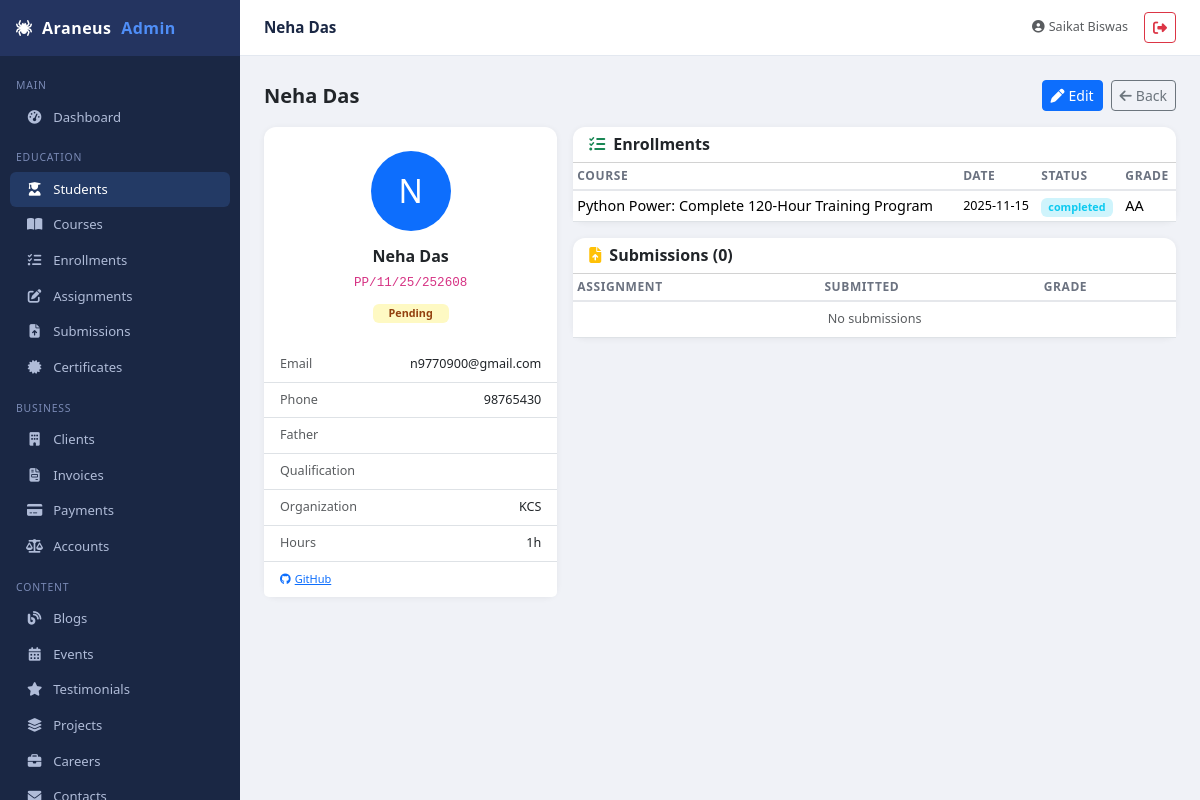
Page /admin/public/admin/students/11 (signed in) on the committed database.
### tables this page shows
CREATE TABLE `students` (
  `id` int(11) NOT NULL,
  `candidate_id` varchar(50) NOT NULL,
  `full_name` varchar(100) NOT NULL,
  `phone` varchar(15) DEFAULT NULL,
  `email` varchar(100) NOT NULL,
  `password` varchar(255) NOT NULL,
  `father_name` varchar(100) NOT NULL,
  `time_hours` int(11) NOT NULL,
  `address` text NOT NULL,
  `highest_qualification` varchar(50) DEFAULT NULL,
  `current_organization` varchar(50) DEFAULT NULL,
  `org_i_card` varchar(50) DEFAULT NULL,
  `github_link` varchar(255) DEFAULT NULL,
  `qr_code_path` varchar(255) DEFAULT NULL,
  `profile_picture` varchar(255) DEFAULT NULL,
  `status` enum('active','inactive','pending') DEFAULT 'pending',
  `last_login` datetime DEFAULT NULL,
  `email_verified` tinyint(1) DEFAULT 1,
  `verification_token` varchar(100) DEFAULT NULL,
  `reset_token` varchar(100) DEFAULT NULL,
  `reset_expiry` datetime DEFAULT NULL,
  `created_at` timestamp NOT NULL DEFAULT current_timestamp(),
  `updated_at` timestamp NOT NULL DEFAULT current_timestamp() ON UPDATE current_timestamp()
);

CREATE TABLE `enrollments` (
  `id` int(11) NOT NULL,
  `student_id` int(11) NOT NULL,
  `course_id` int(11) DEFAULT NULL,
  `enrollment_date` date NOT NULL,
  `completion_date` date DEFAULT NULL,
  `status` enum('enrolled','in_progress','completed','dropped') DEFAULT 'enrolled',
  `grade` varchar(10) DEFAULT NULL,
  `certificate_issued` tinyint(1) DEFAULT 0,
  `certificate_id` varchar(50) DEFAULT NULL,
  `notes` text DEFAULT NULL,
  `attendance_sheet` varchar(255) DEFAULT NULL,
  `payment_receipt` varchar(255) DEFAULT NULL,
  `project_report` varchar(255) DEFAULT NULL,
  `created_at` timestamp NOT NULL DEFAULT current_timestamp()
);

CREATE TABLE `courses` (
  `id` int(11) NOT NULL,
  `title` varchar(150) NOT NULL,
  `description` text DEFAULT NULL,
  `duration` varchar(50) DEFAULT NULL,
  `mode` enum('Online','Offline','Hybrid','') NOT NULL,
  `fee` decimal(10,2) DEFAULT NULL,
  `category` varchar(50) DEFAULT NULL,
  `instructor` varchar(100) DEFAULT NULL,
  `image_url` varchar(255) DEFAULT NULL,
  `syllabus_file` varchar(255) DEFAULT NULL,
  `is_active` tinyint(1) DEFAULT 1,
  `created_at` timestamp NOT NULL DEFAULT current_timestamp(),
  `program_format` varchar(100) DEFAULT NULL,
  `tools_provided` text DEFAULT NULL,
  `hardware_kit` text DEFAULT NULL,
  `certification_type` varchar(50) DEFAULT NULL
);

### admin/app/Core/Controller.php (called while the page is built, shortened)
<?php
abstract class Controller {
    protected function view(string $path, array $data = []): void {
        extract($data);
        $file = APP_ROOT . '/views/' . $path . '.php';
        require $file;
    }
}

### admin/app/Controllers/StudentController.php (called while the page is built, shortened)
<?php
class StudentController extends Controller {
    private StudentModel $model;
    public function __construct() { $this->requireAuth(); $this->model = new StudentModel(); }
    public function show(string $id): void {
        $student     = $this->model->findById((int)$id);
        $enrollments = (new EnrollmentModel())->getByStudent((int)$id);
        $db          = \App\Core\Database::getInstance();
        $submissions = $db->fetchAll("SELECT sub.*, a.title as assignment_title FROM submissions sub JOIN assignments a ON a.id=sub.assignment_id WHERE sub.student_id=? ORDER BY submitted_at DESC", [(int)$id]);
        $this->view('admin/students/show', compact('student','enrollments','submissions','attendance') + ['title'=>$student['full_name']]);
    }
}

### admin/public/index.php (called while the page is built, shortened)
<?php
require APP_ROOT . '/config/database.php';
require APP_ROOT . '/App/Core/Router.php';
spl_autoload_register(function (string $class): void {
    $path = APP_ROOT . '/' . str_replace(['App\\', '\\'], ['App/', '/'], $class) . '.php';
});
$router = new Router();
$uri    = $_SERVER['REQUEST_URI'];
$base   = parse_url(APP_URL, PHP_URL_PATH);
$uri    = substr($uri, strlen($base)) ?: '/';
$uri    = strtok($uri, '?');
$method = $_SERVER['REQUEST_METHOD'];
$router->dispatch($uri, $method);

### admin/app/Core/Database.php (called while the page is built, shortened)
<?php
class Database {
    private static ?Database $instance = null;
    private \PDO $pdo;
    private function __construct() {
        $dsn = "mysql:host=" . DB_HOST . ";dbname=" . DB_NAME . ";charset=" . DB_CHARSET;
        $options = [
            \PDO::ATTR_ERRMODE            => \PDO::ERRMODE_EXCEPTION,
            \PDO::ATTR_DEFAULT_FETCH_MODE => \PDO::FETCH_ASSOC,
            \PDO::ATTR_EMULATE_PREPARES   => false,
        ];
        $this->pdo = new \PDO($dsn, DB_USER, DB_PASS, $options);
    }
    public static function getInstance(): Database {
        if (self::$instance === null) self::$instance = new self();
        return self::$instance;
    }
    public function query(string $sql, array $params = []): \PDOStatement {
        $stmt = $this->pdo->prepare($sql);
        $stmt->execute($params);
        return $stmt;
    }
    public function fetchAll(string $sql, array $params = []): array {
        return $this->query($sql, $params)->fetchAll();
    }
    public function fetch(string $sql, array $params = []): ?array {
        $row = $this->query($sql, $params)->fetch();
        return $row ?: null;
    }
}

### admin/app/Core/Model.php (called while the page is built, shortened)
<?php
abstract class Model {
    protected Database $db;
    protected string $table;
    protected string $primaryKey = 'id';
    public function __construct() {
        $this->db = Database::getInstance();
    }
    public function findById(int $id): ?array {
        return $this->db->fetch("SELECT * FROM `{$this->table}` WHERE `{$this->primaryKey}`=?", [$id]);
    }
}

### admin/app/Models/EnrollmentModel.php (called while the page is built, shortened)
<?php
class EnrollmentModel extends Model {
    public function getByStudent(int $studentId): array {
        return $this->db->fetchAll(
            "SELECT e.*, c.title as course_title FROM enrollments e
             LEFT JOIN courses c ON c.id = e.course_id
             WHERE e.student_id=?", [$studentId]);
    }
}

### admin/views/admin/students/show.php (the view, shortened to what this page needs)
<?php require APP_ROOT.'/views/partials/layout_top.php'; ?>
<div class="d-flex justify-content-between align-items-center mb-3">
  <h5 class="fw-bold mb-0"><?= htmlspecialchars($student['full_name']) ?></h5>
  <div class="d-flex gap-2">
    <a href="<?= APP_URL ?>/admin/students/<?= $student['id'] ?>/edit" class="btn btn-sm btn-primary"><i class="fa fa-pen me-1"></i>Edit</a>
    <a href="<?= APP_URL ?>/admin/students" class="btn btn-sm btn-outline-secondary"><i class="fa fa-arrow-left me-1"></i>Back</a>
  </div>
</div>
<div class="row g-3">
  <div class="col-md-4">
    <div class="card">
      <div class="card-body text-center py-4">
        <?php if(!empty($student['profile_picture']) && file_exists(UPLOAD_PATH.$student['profile_picture'])): ?>
        <img src="<?= APP_URL ?>/assets/uploads/<?= $student['profile_picture'] ?>" class="rounded-circle mb-3" width="90" height="90" style="object-fit:cover">
        <?php else: ?>
        <div class="rounded-circle bg-primary d-inline-flex align-items-center justify-content-center mb-3" style="width:80px;height:80px;font-size:2rem;color:#fff">
          <?= strtoupper(substr($student['full_name'],0,1)) ?>
        </div>
        <?php endif; ?>
        <h6 class="fw-bold mb-1"><?= htmlspecialchars($student['full_name']) ?></h6>
        <code class="small"><?= htmlspecialchars($student['candidate_id']) ?></code>
        <div class="mt-2"><span class="badge badge-status-<?= $student['status'] ?> px-3"><?= ucfirst($student['status']) ?></span></div>
      </div>
      <ul class="list-group list-group-flush small">
        <li class="list-group-item d-flex justify-content-between"><span class="text-muted">Email</span><span><?= htmlspecialchars($student['email']) ?></span></li>
        <li class="list-group-item d-flex justify-content-between"><span class="text-muted">Phone</span><span><?= htmlspecialchars($student['phone']) ?></span></li>
        <li class="list-group-item d-flex justify-content-between"><span class="text-muted">Father</span><span><?= htmlspecialchars($student['father_name']) ?></span></li>
        <li class="list-group-item d-flex justify-content-between"><span class="text-muted">Qualification</span><span><?= htmlspecialchars($student['highest_qualification']) ?></span></li>
        <li class="list-group-item d-flex justify-content-between"><span class="text-muted">Organization</span><span><?= htmlspecialchars($student['current_organization']) ?></span></li>
        <li class="list-group-item d-flex justify-content-between"><span class="text-muted">Hours</span><span><?= $student['time_hours'] ?>h</span></li>
        <?php if($student['github_link']): ?><li class="list-group-item"><a href="<?= htmlspecialchars($student['github_link']) ?>" target="_blank" class="small"><i class="fa-brands fa-github me-1"></i>GitHub</a></li><?php endif; ?>
      </ul>
    </div>
  </div>
  <div class="col-md-8">
    <div class="card mb-3">
      <div class="card-header bg-transparent"><h6 class="mb-0 fw-semibold"><i class="fa fa-list-check me-2 text-success"></i>Enrollments</h6></div>
      <div class="table-responsive">
        <table class="table table-sm mb-0">
          <thead><tr><th>Course</th><th>Date</th><th>Status</th><th>Grade</th></tr></thead>
          <tbody>
          <?php foreach($enrollments as $e): ?>
          <tr><td><?= htmlspecialchars($e['course_title']) ?></td><td class="small"><?= $e['enrollment_date'] ?></td>
              <td><span class="badge bg-info-subtle text-info"><?= $e['status'] ?></span></td>
              <td><?= $e['grade']??'—' ?></td></tr>
          <?php endforeach; ?>
          </tbody>
        </table>
      </div>
    </div>
    <div class="card">
      <div class="card-header bg-transparent"><h6 class="mb-0 fw-semibold"><i class="fa fa-file-arrow-up me-2 text-warning"></i>Submissions (<?= count($submissions) ?>)</h6></div>
      <div class="table-responsive">
        <table class="table table-sm mb-0">
          <thead><tr><th>Assignment</th><th>Submitted</th><th>Grade</th></tr></thead>
          <tbody>
          <?php if(empty($submissions)): ?><tr><td colspan="3" class="text-center text-muted small py-2">No submissions</td></tr><?php endif; ?>
          </tbody>
        </table>
      </div>
    </div>
  </div>
</div>
<?php require APP_ROOT.'/views/partials/layout_bottom.php'; ?>

### admin/app/Core/Router.php (shortened to what this page needs)
<?php
class Router {
    private array $routes = [];
    public function get(string $pattern, string $handler): void {
        $this->routes['GET'][$pattern] = $handler;
    }
    public function post(string $pattern, string $handler): void {
        $this->routes['POST'][$pattern] = $handler;
    }
    public function dispatch(string $uri, string $method): void {
        $uri = strtok($uri, '?');
        $uri = '/' . trim($uri, '/');
        foreach ($this->routes[$method] ?? [] as $pattern => $handler) {
            $regex = preg_replace('/\{([a-z]+)\}/', '([^/]+)', $pattern);
            $regex = '#^' . $regex . '$#';
            if (preg_match($regex, $uri, $matches)) {
                array_shift($matches);
                [$controllerName, $action] = explode('@', $handler);
                $controller = new $controllerClass();
                call_user_func_array([$controller, $action], $matches);
                return;
            }
        }
    }
}

### admin/views/partials/layout_top.php (style rules this page uses)
:root { --sidebar-w:240px;--topbar-h:56px;--brand:#1a2744;--brand-light:#243460;--accent:#4f8ef7; }
body { background:#f0f2f7;font-size:.9rem; }
.card { border:none;border-radius:12px;box-shadow:0 1px 6px rgba(0,0,0,.06); }
.badge-status-pending { background:#fef9c3;color:#92400e; }
.table th { font-size:.75rem;text-transform:uppercase;letter-spacing:.05em;color:#6b7280;font-weight:600;border-bottom:2px solid #e5e7eb; }
.table td { vertical-align:middle; }

### rows in the picture
students: full_name "Neha Das", full_name "N", candidate "PP/11/25/252608", status "Pending", email "n9770900@gmail.com", phone "98765430", current_organization "KCS", time_hours "1"
enrollments: course.title "Python Power: Complete 120-Hour Training Program", enrollment_date "2025-11-15", status "completed", grade "AA"

### other values in the picture
$_SESSION['user_name'] "Saikat Biswas"
count($submissions) "0"
